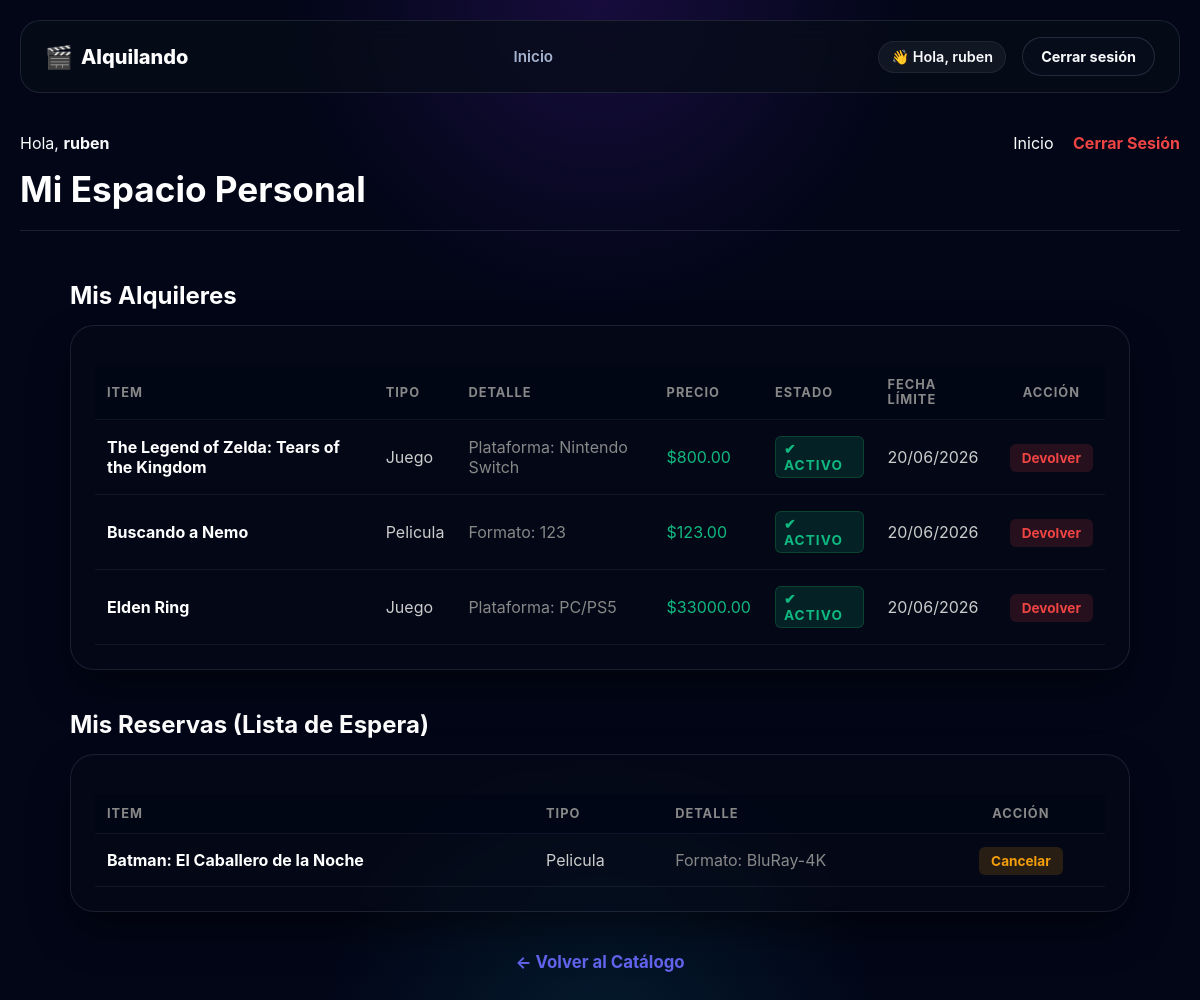
The app's page /mis-alquileres (signed in) with its own data.
### app.py (models this page shows, shortened)
class Usuario(db.Model):
    __tablename__ = 'usuarios'
    id = db.Column(db.Integer, primary_key=True)
    nombre = db.Column(db.String(100), nullable=False)
    email = db.Column(db.String(100), unique=True, nullable=False)
    password = db.Column(db.String(100), nullable=False)
    rol = db.Column(db.String(20), default='cliente')
    bloqueado = db.Column(db.Boolean, default=False)
    alquileres = db.relationship('ProductoAlquiler', backref='usuario', lazy=True)
    reservas_solicitadas = db.relationship('ProductoAlquiler', secondary=lista_espera, backref=db.backref('en_espera', lazy=True))
    @classmethod
    def buscar_por_id(cls, usuario_id):
        return cls.query.get(usuario_id)

class ProductoAlquiler(db.Model):
    __tablename__ = 'productos_alquiler'
    id = db.Column(db.Integer, primary_key=True)
    titulo = db.Column(db.String(100), nullable=False)
    genero = db.Column(db.String(50), nullable=True)
    alquilado = db.Column(db.Boolean, default=False)
    precio_alquiler = db.Column(db.Float, nullable=False)
    stock = db.Column(db.Integer, default=1)
    imagen = db.Column(db.String(100), default='default.jpg')
    contador_alquileres = db.Column(db.Integer, default=0)
    tipo_producto = db.Column(db.String(50))
    usuario_id = db.Column(db.Integer, db.ForeignKey('usuarios.id'), nullable=True)
    fecha_alquiler = db.Column(db.DateTime, nullable=True)
    fecha_vencimiento = db.Column(db.DateTime, nullable=True)
    estado = db.Column(db.String(30), default='disponible')
    __mapper_args__ = {
        'polymorphic_on': tipo_producto,
        'polymorphic_identity': 'producto_generico'
    }
    def esta_vencido(self):
        if self.fecha_vencimiento and datetime.now() > self.fecha_vencimiento:
            return True
        return False

class Juego(ProductoAlquiler):
    plataforma = db.Column(db.String(50), nullable=True)
    __mapper_args__ = {'polymorphic_identity': 'juego'}
    def obtener_especifico(self):
        return f"Plataforma: {self.plataforma}" if self.plataforma else "Sin plataforma"

### app.py (the view)
@app.route('/mis-alquileres')
def mis_alquileres():
    if 'usuario_id' not in session:
        return redirect(url_for('login'))
    usuario_actual = Usuario.buscar_por_id(session['usuario_id'])
    return render_template('mis_alquileres.html', alquileres=usuario_actual.alquileres, reservas=usuario_actual.reservas_solicitadas)

### app.py (called while the page is built)
    def obtener_especifico(self):
        return f"Formato: {self.formato}" if self.formato else "Sin formato"

### templates/mis_alquileres.html (shortened to what this page needs)
{% extends 'base.html' %}
{% block content %}
<section class="pantalla-principal" style="padding: 20px 0; border-bottom: 1px solid var(--border, #333); margin-bottom: 30px;">
    <nav class="nav-catalogo" style="display: flex; justify-content: space-between; align-items: center; margin-bottom: 15px;">
        <span>Hola, <strong>{{ session['usuario_nombre'] }}</strong></span>
        <div>
            <a href="{{ url_for('inicio') }}" style="margin-right: 15px; color: #fff; text-decoration: none;">Inicio</a>
            <a href="{{ url_for('logout') }}" class="nav-peligro" style="color: #ef4444; text-decoration: none; font-weight: bold;">Cerrar Sesión</a>
        </div>
    </nav>
    <h1 style="font-size: 2.2rem; color: #fff; margin: 10px 0 0 0;">Mi Espacio Personal</h1>
</section>
<main class="catalogo" style="max-width: 1100px; margin: 0 auto; padding: 0 20px;">
    <h2 class="subtitulo-seccion" style="font-size: 1.5rem; margin-bottom: 15px; color: #fff;">Mis Alquileres</h2>
    <div class="auth-container" style="max-width: 100%; padding: 24px; margin-bottom: 40px;">
        {% if alquileres %}
            <table class="tabla-panel tabla-cliente" style="width: 100%; border-collapse: collapse; text-align: left;">
                <thead>
                    <tr style="border-bottom: 1px solid #333;">
                        <th style="padding: 12px; color: #888;">Item</th>
                        <th style="padding: 12px; color: #888;">Tipo</th>
                        <th style="padding: 12px; color: #888;">Detalle</th>
                        <th style="padding: 12px; color: #888;">Precio</th>
                        <th style="padding: 12px; color: #888;">Estado</th>
                        <th style="padding: 12px; color: #888;">Fecha Límite</th>
                        <th style="padding: 12px; color: #888; text-align: center;">Acción</th>
                    </tr>
                </thead>
                <tbody>
                    {% for a in alquileres %}
                        {% set vencido = a.esta_vencido() %}
                        <tr {% if vencido %}style="background: rgba(255,68,68,0.04);"{% endif %} style="border-bottom: 1px solid rgba(255,255,255,0.05);">
                            <td style="padding: 16px 12px; font-weight: bold; color: #fff;">{{ a.titulo }}</td>
                            <td class="texto-claro" style="padding: 16px 12px; text-transform: capitalize; color: #ccc;">{{ a.tipo_producto }}</td>
                            <td class="texto-gris" style="padding: 16px 12px; color: #888;">{{ a.obtener_especifico() }}</td>
                            <td class="texto-verde" style="padding: 16px 12px; color: #10b981;">${{ "%.2f"|format(a.precio_alquiler) }}</td>
                            <td style="padding: 16px 12px;">
                                {% if a.estado == 'pendiente' %}
                                    <span class="badge pendiente" style="background: rgba(245,158,11,0.15); color: #f59e0b; padding: 4px 8px; border-radius: 6px; font-size: 0.85rem;">⏳ Pendiente</span>
                                {% elif a.estado == 'activo' and vencido %}
                                    <span class="badge vencido" style="background: rgba(239,68,68,0.15); color: #ef4444; padding: 4px 8px; border-radius: 6px; font-size: 0.85rem;">⚠️ Vencido</span>
                                {% elif a.estado == 'activo' %}
                                    <span class="badge alquiler-ok" style="background: rgba(16,185,129,0.15); color: #10b981; padding: 4px 8px; border-radius: 6px; font-size: 0.85rem;">✔ Activo</span>
                                {% elif a.estado == 'dev_pendiente' %}
                                    <span class="badge dev-pendiente" style="background: rgba(59,130,246,0.15); color: #3b82f6; padding: 4px 8px; border-radius: 6px; font-size: 0.85rem;">📦 En proceso</span>
                                {% endif %}
                            </td>
                            <td style="padding: 16px 12px;">
                                {% if a.estado == 'pendiente' %}
                                    <span class="texto-gris" style="color: #888;">Al confirmar</span>
                                {% elif a.fecha_vencimiento %}
                                    <span style="color: {% if vencido %}#ef4444{% else %}#ccc{% endif %};">
                                        {{ a.fecha_vencimiento.strftime('%d/%m/%Y') }}
                                    </span>
                                {% else %}
                                    <span class="texto-gris" style="color: #888;">—</span>
                                {% endif %}
                            </td>
                            <td style="padding: 16px 12px; text-align: center;">
                                {% if a.estado == 'pendiente' %}
                                    <span class="texto-gris" style="font-style: italic; color: #888;">Esperando local</span>
                                {% elif a.estado == 'activo' %}
                                    <a href="{{ url_for('devolver_item', prod_id=a.id) }}"
                                       onclick="return confirm('¿Confirmás que ya devolviste \'{{ a.titulo }}\'? El local verificará la recepción.');"
                                       style="background: rgba(239,68,68,0.15); color: #ef4444; padding: 6px 12px; border-radius: 6px; text-decoration: none; font-size: 0.85rem; font-weight: bold;">
                                        Devolver
                                    </a>
                                {% elif a.estado == 'dev_pendiente' %}
                                    <span style="font-style: italic; color: #3b82f6; font-size: 0.85rem;">Verificando...</span>
                                {% endif %}
                            </td>
                        </tr>
                    {% endfor %}
                </tbody>
            </table>
        {% else %}
            <p class="texto-vacio" style="color: #888; text-align: center; padding: 20px 0; margin: 0;">No tenés ningún alquiler activo en este momento.</p>
        {% endif %}
    </div>
    <h2 class="subtitulo-seccion" style="font-size: 1.5rem; margin-bottom: 15px; color: #fff;">Mis Reservas (Lista de Espera)</h2>
    <div class="auth-container" style="max-width: 100%; padding: 24px; margin-bottom: 40px;">
        {% if reservas %}
            <table class="tabla-panel tabla-cliente" style="width: 100%; border-collapse: collapse; text-align: left;">
                <thead>
                    <tr style="border-bottom: 1px solid #333;">
                        <th style="padding: 12px; color: #888;">Item</th>
                        <th style="padding: 12px; color: #888;">Tipo</th>
                        <th style="padding: 12px; color: #888;">Detalle</th>
                        <th style="padding: 12px; color: #888; text-align: center;">Acción</th>
                    </tr>
                </thead>
                <tbody>
                    {% for r in reservas %}
                        <tr style="border-bottom: 1px solid rgba(255,255,255,0.05);">
                            <td style="padding: 16px 12px; font-weight: bold; color: #fff;">{{ r.titulo }}</td>
                            <td class="texto-claro" style="padding: 16px 12px; text-transform: capitalize; color: #ccc;">{{ r.tipo_producto }}</td>
                            <td class="texto-gris" style="padding: 16px 12px; color: #888;">{{ r.obtener_especifico() }}</td>
                            <td style="padding: 16px 12px; text-align: center;">
                                <a href="{{ url_for('cancelar_reserva', prod_id=r.id) }}"
                                   style="background: rgba(245,158,11,0.15); color: #f59e0b; padding: 6px 12px; border-radius: 6px; text-decoration: none; font-size: 0.85rem; font-weight: bold;">
                                    Cancelar
                                </a>
                            </td>
                        </tr>
                    {% endfor %}
                </tbody>
            </table>
        {% else %}
            <p class="texto-vacio" style="color: #888; text-align: center; padding: 20px 0; margin: 0;">No estás anotado en ninguna lista de espera.</p>
        {% endif %}
    </div>
    <div style="text-align: center; margin-bottom: 50px;">
        <a href="{{ url_for('inicio') }}" style="color: #6366f1; text-decoration: none; font-weight: bold; font-size: 1.05rem;">← Volver al Catálogo</a>
</main>
{% endblock %}

### templates/base.html (shortened to what this page needs)
<!DOCTYPE html>
<html lang="es">
<head>
    <link rel="stylesheet" href="{{ url_for('static', filename='estilos.css') }}">
    <link rel="stylesheet" href="https://cdnjs.cloudflare.com/ajax/libs/font-awesome/6.0.0/css/all.min.css">
</head>
<body class="page-body">
    <div class="page-shell">
        <header class="site-header">
            <a class="brand" href="{{ url_for('inicio') }}">
                <span class="brand-mark">🎬</span>
                <span class="brand-text">Alquilando</span>
            </a>
            <nav class="site-nav" aria-label="Navegación principal">
                <a class="nav-link" href="{{ url_for('inicio') }}">Inicio</a>
            </nav>
            <div class="auth-actions">
                {% if session.get('usuario_nombre') %}
                    <div class="user-pill">👋 Hola, {{ session['usuario_nombre'] }}</div>
                    <a class="btn btn-secondary" href="{{ url_for('logout') }}">Cerrar sesión</a>
                {% else %}
                    <a class="btn btn-secondary" href="{{ url_for('login') }}">Iniciar sesión</a>
                    <a class="btn btn-primary" href="{{ url_for('registro') }}">Registrarse</a>
                {% endif %}
            </div>
        </header>
        <main class="main-content">
            {% block content %}{% endblock %}
        </main>
    </div>
</body>
</html>

### static/estilos.css (style rules this page uses)
* { box-sizing: border-box; }
:root { --bg-main: #020617; --bg-soft: rgba(8, 15, 29, 0.78); --panel: rgba(7, 12, 24, 0.7); --panel-strong: rgba(7, 12, 24, 0.9); --border: rgba(148, 163, 184, 0.16); --border-soft: rgba(148, 163, 184, 0.1); --text-main: #f8fafc; --text-muted: #a5b4d1; --accent: #8b5cf6; --accent-strong: #6d28d9; --accent-soft: rgba(139, 92, 246, 0.22); --success: #22c55e; --warning: #fbbf24; --danger: #fb7185; --shadow: 0 24px 80px rgba(0, 0, 0, 0.38); }
body { margin: 0; min-height: 100vh; font-family: Inter, system-ui, -apple-system, BlinkMacSystemFont, "Segoe UI", sans-serif; color: var(--text-main); background: radial-gradient(circle at top, rgba(91, 33, 182, 0.24), transparent 26%), radial-gradient(circle at bottom, rgba(14, 116, 144, 0.18), transparent 24%), var(--bg-main); }
body, h1, h2, h3, p { margin: 0; }
a { color: var(--text-main); text-decoration: none; transition: opacity 0.2s; }
.page-shell { max-width: 1280px; margin: 0 auto; padding: 20px; }
.main-content { display: flex; flex-direction: column; gap: 20px; }
.btn { display: inline-flex; align-items: center; justify-content: center; padding: 10px 18px; border-radius: 999px; border: 1px solid transparent; font-weight: 700; cursor: pointer; text-decoration: none; font-size: 0.9rem; transition: transform 0.2s ease, box-shadow 0.2s ease, border-color 0.2s ease; }
.btn-secondary { background: rgba(8, 15, 29, 0.72); color: var(--text-main); border-color: rgba(148, 163, 184, 0.2); }
.tabla-panel { width: 100%; border-collapse: collapse; margin-top: 15px; color: var(--text-main); }
.tabla-panel th, .tabla-panel td { padding: 12px; text-align: left; border-bottom: 1px solid var(--border-soft); vertical-align: middle; }
.tabla-panel th { background: rgba(2, 6, 23, 0.85); color: var(--text-muted); font-weight: bold; font-size: 0.8rem; text-transform: uppercase; letter-spacing: 1px; }
.tabla-cliente th, .tabla-cliente td { padding: 15px 10px; }
.badge { display: inline-flex; align-items: center; padding: 4px 10px; border-radius: 999px; font-size: 0.68rem; font-weight: bold; text-transform: uppercase; letter-spacing: 0.08em; }
.badge.alquiler-ok { background: rgba(34, 197, 94, 0.15); color: var(--success); border: 1px solid rgba(34, 197, 94, 0.2); }
.site-header { display: flex; justify-content: space-between; align-items: center; padding: 16px 24px; background: rgba(7, 12, 24, 0.75); border: 1px solid var(--border); border-radius: 20px; backdrop-filter: blur(12px); margin-bottom: 20px; }
.brand { display: flex; align-items: center; gap: 8px; font-size: 1.25rem; font-weight: 800; color: #fff; }
.brand-mark { font-size: 1.4rem; }
.site-nav { display: flex; align-items: center; gap: 24px; }
.site-nav .nav-link { display: flex; align-items: center; gap: 6px; font-size: 0.95rem; font-weight: 600; color: var(--text-muted); transition: color 0.2s ease; }
.auth-actions { display: flex; align-items: center; gap: 16px; }
.user-pill { font-size: 0.9rem; color: var(--text-main); font-weight: 600; background: rgba(248, 250, 252, 0.05); padding: 6px 12px; border-radius: 999px; border: 1px solid var(--border-soft); }
.auth-container { background: rgba(7, 12, 24, 0.45); border: 1px solid var(--border, #333); border-radius: 24px; padding: 50px 40px; width: 100%; max-width: 520px; backdrop-filter: blur(8px); box-shadow: 0 20px 40px rgba(0, 0, 0, 0.4); }

### records on screen
Usuario: usuario_nombre "ruben"
Juego: titulo "The Legend of Zelda: Tears of the Kingdom", tipo_producto "Juego", obtener_especifico "Plataforma: Nintendo Switch", precio_alquiler "800.00", estado "✔ ACTIVO", fecha_vencimiento "20/06/2026"
Juego: titulo "Buscando a Nemo", tipo_producto "Pelicula", obtener_especifico "Formato: 123", precio_alquiler "123.00", estado "✔ ACTIVO", fecha_vencimiento "20/06/2026"
Juego: titulo "Elden Ring", tipo_producto "Juego", obtener_especifico "Plataforma: PC/PS5", precio_alquiler "33000.00", estado "✔ ACTIVO", fecha_vencimiento "20/06/2026"
Juego: titulo "Batman: El Caballero de la Noche", tipo_producto "Pelicula", obtener_especifico "Formato: BluRay-4K"
